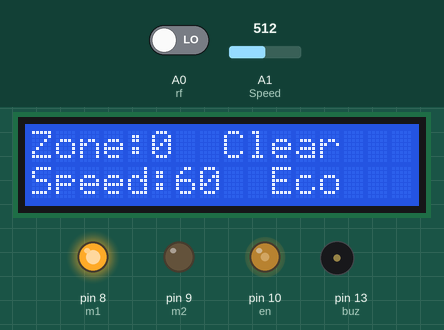
The sketch below on a simulated Arduino Uno, built with avr-gcc and run on an emulated ATmega328P. On the bench: 16×2 character LCD, output pins drawn as LEDs (lit = HIGH), buzzer (waves = sounding, pin HIGH). The inputs (shaded band) are chosen by the test bench; at power-on: A0 (rf) LOW, A1 (Speed) = 512.

Above: at 2.2 s.
2.3 s: A0 (rf) driven HIGH
At 2.58 s:
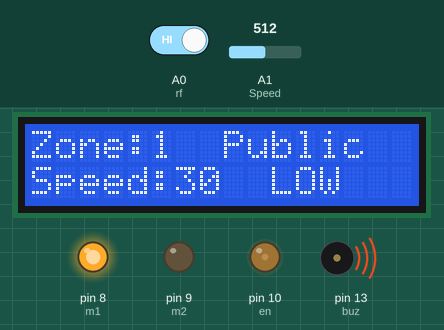
4.3 s: A1 (Speed) set to 50
At 5.7 s:
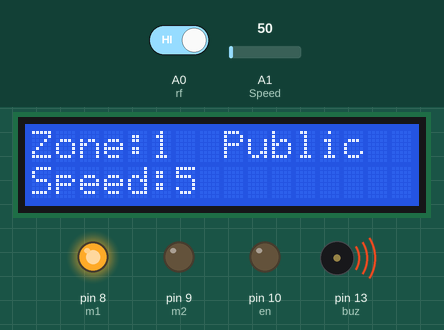
6.0 s: A0 (rf) driven LOW
At 7.4 s:
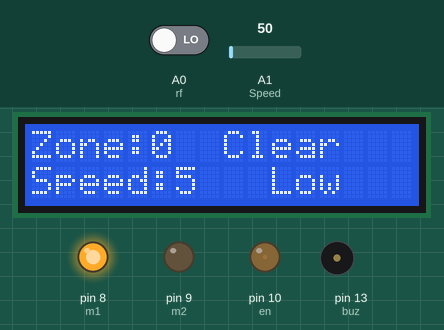
7.7 s: A1 (Speed) set to 44
At 8.8 s:
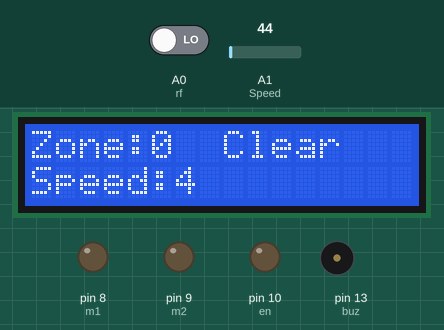
9.3 s: A1 (Speed) set to 716
At 10.0 s:
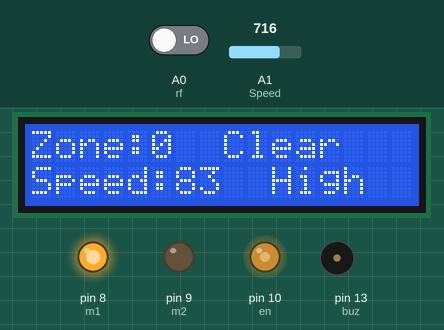
10.8 s: A0 (rf) driven HIGH
At 11.29 s:
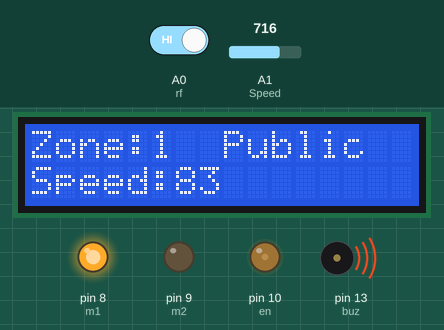
Timing chart, 0 to 13.3 s (numbered marks = the images above; inputs shaded):
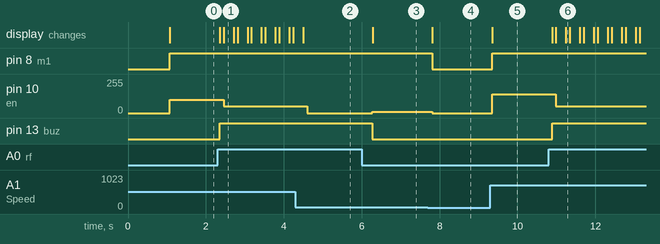

The sketch:

automatic_speed_control_system_of_vehicles.ino
```cpp
#include<LiquidCrystal.h>
LiquidCrystal lcd(6, 7, 2, 3, 4, 5);

#define Speed A1
#define buz 13
#define rf A0

#define m1 8
#define m2 9
#define en 10

void setup()
{
  lcd.begin(16, 2);
  lcd.clear();
  lcd.setCursor(0, 0);
  lcd.print("Welcome"); delay(1000);

  pinMode(buz, OUTPUT);
  pinMode(m1, OUTPUT);
  pinMode(m2, OUTPUT);
  pinMode(en, OUTPUT);
  pinMode(rf, INPUT);
}
int vs = 0;
int speed_data;
int zone_st = 0;
void loop()
{
  int rf_data = digitalRead(rf);
  speed_data = analogRead(Speed);
  speed_data = map(speed_data, 0, 1024, 0, 200);
  int en_speed = map(speed_data, 0, 200, 0, 120);
  digitalWrite(buz,LOW);
  lcd.clear();
  lcd.setCursor(0, 0);
  lcd.print("Zone:" + String(rf_data));
  lcd.setCursor(0, 1);
  lcd.print("Speed:" + String(en_speed));


  if (rf_data == 1)
  {
    zone_st = 1;
    lcd.setCursor(8, 0);
    lcd.print("Public");
    digitalWrite(buz,HIGH);
    delay(100);
  }
  else
  {
    zone_st = 0;
    lcd.setCursor(8, 0);
    lcd.print("Clear ");
  }


  if (en_speed > 0 && en_speed < 5)
  {
    vs = 0;
    digitalWrite(m1, LOW);
    digitalWrite(m2, LOW);
    analogWrite(en, 0);
  }
  else
  {
    vs = 1;
  }

  if (vs == 1)
  {
    digitalWrite(m1, HIGH);
    digitalWrite(m2, LOW);
    if (zone_st == 0)
    {
      analogWrite(en, speed_data);
      if (en_speed > 0 && en_speed <= 40)
      {
        lcd.setCursor(10, 1);
        lcd.print("Low ");
      }

      if (en_speed > 40 && en_speed <= 60)
      {
        lcd.setCursor(10, 1);
        lcd.print("Eco ");
      }

      if (en_speed > 60 && en_speed <= 120)
      {
        lcd.setCursor(10, 1);
        lcd.print("High ");
      }
    }

    if (zone_st == 1)
    {
      if (en_speed > 0 && en_speed <= 5)
      {
        analogWrite(en, 0);
      }
      else if (en_speed > 5 && en_speed < 60)
      {
        analogWrite(en, speed_data);
      }
      else
      {
        analogWrite(en, 50);
        lcd.setCursor(0, 1);
        lcd.print("Speed:30 ");
        lcd.setCursor(10, 1);
        lcd.print("LOW ");
      }
    }
  }
  delay(250);

}
```

Measured:
- the behaviour switches between 47 and 46 on A1 (Speed) (found by bisection; images 3 and 4)
- after the input at 2.3 s, pin 10 (en): 100/255 → 50/255 after 0.15 s; pin 13 (buz): LOW → HIGH after 0.05 s; the display: first changes after 0.05 s (image 1 shows a later state)
- after the input at 4.3 s, pin 10 (en): 50/255 → 0/255 after 0.30 s; the display: changes after 0.20 s (image 2)
- after the input at 6.0 s, pin 10 (en): 0/255 → 9/255 after 0.28 s; pin 13 (buz): HIGH → LOW after 0.27 s; the display: changes after 0.28 s (image 3)
- after the input at 7.7 s, pin 8 (m1): HIGH → LOW after 0.11 s; pin 10 (en): 9/255 → 0/255 after 0.11 s; the display: changes after 0.11 s (image 4)
- after the input at 9.3 s, pin 8 (m1): LOW → HIGH after 0.05 s; pin 10 (en): 0/255 → 139/255 after 0.05 s; the display: changes after 0.05 s (image 5)
- after the input at 10.8 s, pin 10 (en): 139/255 → 50/255 after 0.19 s; pin 13 (buz): LOW → HIGH after 0.09 s; the display: changes after 0.09 s (image 6)
